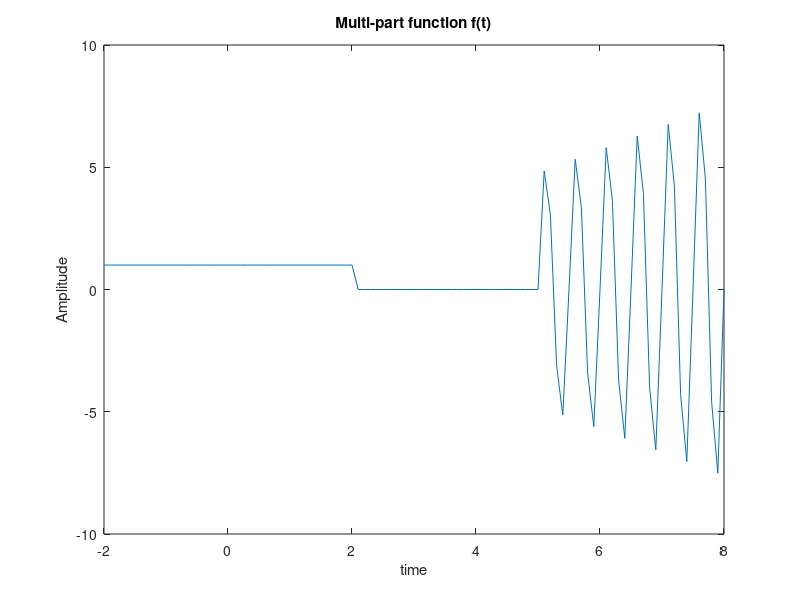

Write the MATLAB code that produced this figure.
 
% Program to understand piecewise functions plotting 
 
t1=-2:.1:2; 
t2=2.1:.1:4.9; 
t3=5:.1:8; 
f1=ones(size(t1)); 
f2=zeros(size(t2)); 
f3=t3.*sin(4*pi*t3); 
t=[t1 t2 t3]; 
f=[f1 f2 f3]; 
plot(t,f) 
title('Multi-part function f(t)') 
xlabel( 'time') 
ylabel( 'Amplitude') 